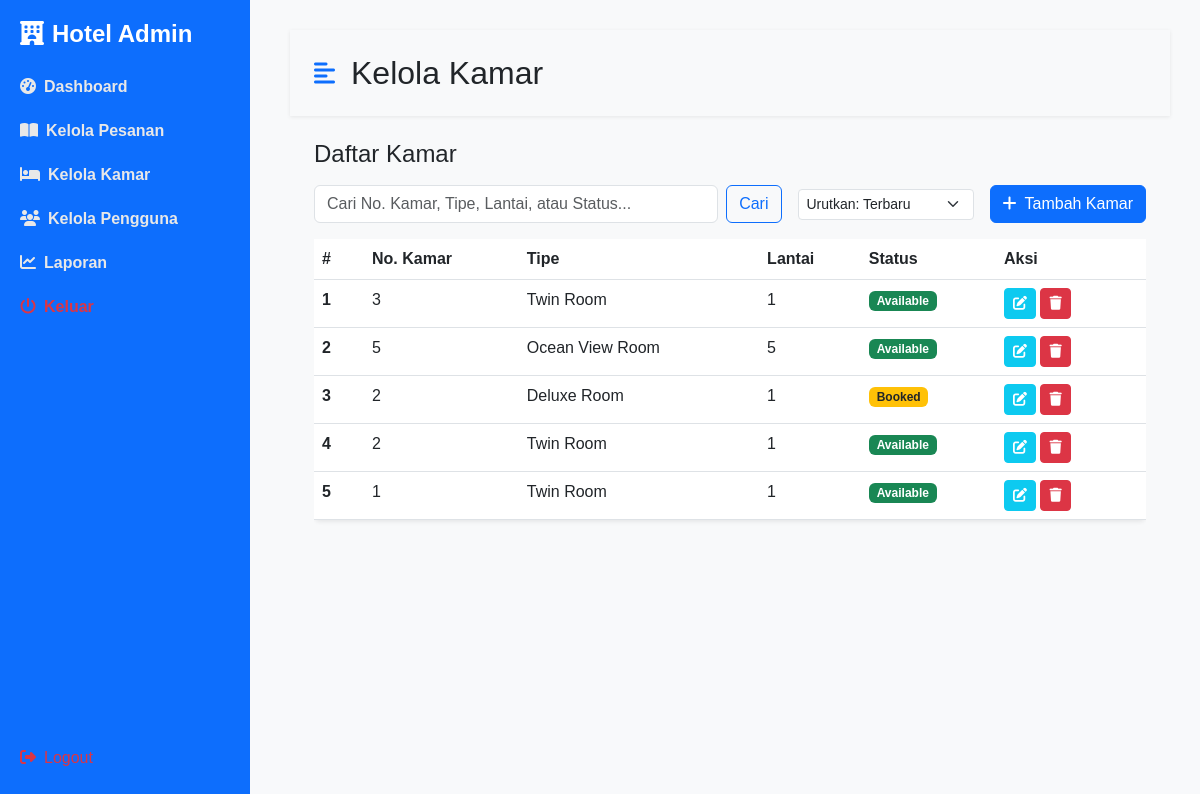
The app's page /admin/kelola_kamar.php (signed in) with its own data.
### tables this page shows
CREATE TABLE `rooms` (
  `id` int NOT NULL,
  `image` varchar(100) NOT NULL,
  `room_number` varchar(10) NOT NULL,
  `room_type_id` int NOT NULL,
  `floor` int NOT NULL,
  `status` enum('available','maintenance','booked') DEFAULT 'available',
  `created_at` datetime DEFAULT CURRENT_TIMESTAMP
);

CREATE TABLE `room_types` (
  `id` int NOT NULL,
  `name` varchar(100) NOT NULL,
  `description` text,
  `price_per_night` decimal(10,2) NOT NULL,
  `capacity` int NOT NULL,
  `facilities` text,
  `created_at` datetime DEFAULT CURRENT_TIMESTAMP
);

### admin/kelola_kamar.php (the view, shortened to what this page needs)
<?php
include '../koneksi.php';
$search_term = $_GET['search'] ?? '';
$sort_by = $_GET['sort'] ?? 'latest';
$order_clause = "";
$params = [];
$param_types = '';
switch ($sort_by) {
    case 'latest':
    default:
        $order_clause = "ORDER BY r.id DESC";
        break;
}
$query = "
    SELECT r.*, rt.name as room_type_name
    FROM rooms r
    JOIN room_types rt ON r.room_type_id = rt.id
";
$query .= " " . $order_clause;
if (!empty($params)) {
    $stmt = $koneksi->prepare($query);
    $ref_params = array();
    $ref_params[] = &$param_types;
    foreach($params as $key => $value) {
        $ref_params[] = &$params[$key];
    }
    call_user_func_array([$stmt, 'bind_param'], $ref_params);
    $stmt->execute();
    $rooms_result = $stmt->get_result();
    $rooms = $rooms_result->fetch_all(MYSQLI_ASSOC);
    $stmt->close();
} else {
    $rooms_result = $koneksi->query($query);
    $rooms = $rooms_result->fetch_all(MYSQLI_ASSOC);
}
?>
<!DOCTYPE html>
<html lang="id">
<head>
    <link href="https://cdn.jsdelivr.net/npm/bootstrap@5.3.0/dist/css/bootstrap.min.css" rel="stylesheet">
    <link rel="stylesheet" href="https://cdnjs.cloudflare.com/ajax/libs/font-awesome/6.4.0/css/all.min.css">
    <link rel="stylesheet" href="../assets/css/admin-style.css">
</head>
<body>
    <div class="d-flex" id="wrapper">
        <?php include 'sidebar.php'; ?>
        <div id="page-content-wrapper" class="content">
            <nav class="navbar navbar-expand-lg navbar-light bg-transparent py-4 px-4">
                <div class="d-flex align-items-center">
                    <i class="fas fa-align-left primary-text fs-4 me-3" id="menu-toggle"></i>
                    <h2 class="fs-2 m-0">Kelola Kamar</h2>
                </div>
            </nav>
            <div class="container-fluid px-4">
                <div class="row my-4">
                    <h3 class="fs-4 mb-3">Daftar Kamar</h3>
                    <div class="col-md-12 d-flex justify-content-between align-items-center mb-3">
                        <div class="d-flex flex-grow-1 me-3">
                            <form method="GET" action="kelola_kamar.php" class="d-flex w-100">
                                <input type="text" name="search" class="form-control me-2" placeholder="Cari No. Kamar, Tipe, Lantai, atau Status..." value="<?= htmlspecialchars($search_term) ?>">
                                <button type="submit" class="btn btn-outline-primary">Cari</button>
                            </form>
                        </div>
                        <div class="d-flex align-items-center">
                            <form method="GET" action="kelola_kamar.php" class="me-3">
                                <select name="sort" onchange="this.form.submit()" class="form-select form-select-sm">
                                    <option value="latest" <?= $sort_by == 'latest' ? 'selected' : '' ?>>Urutkan: Terbaru</option>
                                </select>
                            </form>
                            <button type="button" class="btn btn-primary" data-bs-toggle="modal" data-bs-target="#addRoomModal">
                                <i class="fas fa-plus me-2"></i>Tambah Kamar
                            </button>
                        </div>
                    </div>
                    <div class="col-md-12">
                        <div class="table-responsive">
                            <table class="table bg-white rounded shadow-sm table-hover">
                                <thead>
                                    <tr>
                                        <th scope="col" width="50">#</th>
                                        <th scope="col">No. Kamar</th>
                                        <th scope="col">Tipe</th>
                                        <th scope="col">Lantai</th>
                                        <th scope="col">Status</th>
                                        <th scope="col" width="150">Aksi</th>
                                    </tr>
                                </thead>
                                <tbody>
                                    <?php if (!empty($rooms)): ?>
                                        <?php $no = 1; foreach ($rooms as $room): ?>
                                            <tr>
                                                <th scope="row"><?= $no++ ?></th>
                                                <td><?= htmlspecialchars($room['room_number']) ?></td>
                                                <td><?= htmlspecialchars($room['room_type_name']) ?></td>
                                                <td><?= htmlspecialchars($room['floor']) ?></td>
                                                <td>
                                                    <?php
                                                        $status_class = match($room['status']) {
                                                            'available' => 'badge bg-success',
                                                            'booked' => 'badge bg-warning text-dark',
                                                            'maintenance' => 'badge bg-danger',
                                                            default => 'badge bg-secondary',
                                                        };
                                                        echo "<span class='{$status_class}'>" . ucfirst(htmlspecialchars($room['status'])) . "</span>";
                                                    ?>
                                                </td>
                                                <td>
                                                    <button type="button" class="btn btn-sm btn-info text-white edit-btn"
                                                            data-bs-toggle="modal" data-bs-target="#editRoomModal"
                                                            data-id="<?= $room['id'] ?>"
                                                            data-number="<?= htmlspecialchars($room['room_number']) ?>"
                                                            data-type-id="<?= $room['room_type_id'] ?>"
                                                            data-floor="<?= $room['floor'] ?>"
                                                            data-status="<?= $room['status'] ?>"
                                                            data-image="<?= htmlspecialchars($room['image']) ?>">
                                                        <i class="fas fa-edit"></i>
                                                    </button>
                                                    <a href="kelola_kamar.php?delete_id=<?= $room['id'] ?>" class="btn btn-sm btn-danger" onclick="return confirm('Yakin ingin menghapus kamar ini?');">
                                                        <i class="fas fa-trash"></i>
                                                    </a>
                                                </td>
                                            </tr>
                                        <?php endforeach; ?>
                                    <?php else: ?>
                                        <tr>
                                            <td colspan="6" class="text-center">Tidak ada kamar yang ditemukan.</td>
                                        </tr>
                                    <?php endif; ?>
                                </tbody>
                            </table>
                        </div>
                    </div>
                </div>
            </div>
        </div>
    </div>
</body>
</html>

### assets/css/admin-style.css (style rules this page uses)
:root { --main-bg-color: #f8f9fa; --main-text-color: #000; --primary-color: #0d6efd; --secondary-color: #dee2e6; }
#wrapper { overflow-x: hidden; background-color: var(--main-bg-color); }
#page-content-wrapper { min-width: 100vw; }
#menu-toggle { cursor: pointer; }
.primary-text { color: var(--primary-color); }
body { background-color: #f8f9fb; font-family: 'Poppins', sans-serif; }
.navbar { background: white; box-shadow: 0 1px 4px rgba(0, 0, 0, 0.08); }
.content { margin-left: 260px; padding: 30px; }
@media (min-width: 768px) { #page-content-wrapper { min-width: 0; width: 100%; } }

### records on screen
rooms: room_number "3", room_type.name "Twin Room", floor "1", status "Available"
rooms: room_number "5", room_type.name "Ocean View Room", floor "5", status "Available"
rooms: room_number "2", room_type.name "Deluxe Room", floor "1", status "Booked"
rooms: room_number "2", room_type.name "Twin Room", floor "1", status "Available"
rooms: room_number "1", room_type.name "Twin Room", floor "1", status "Available"
